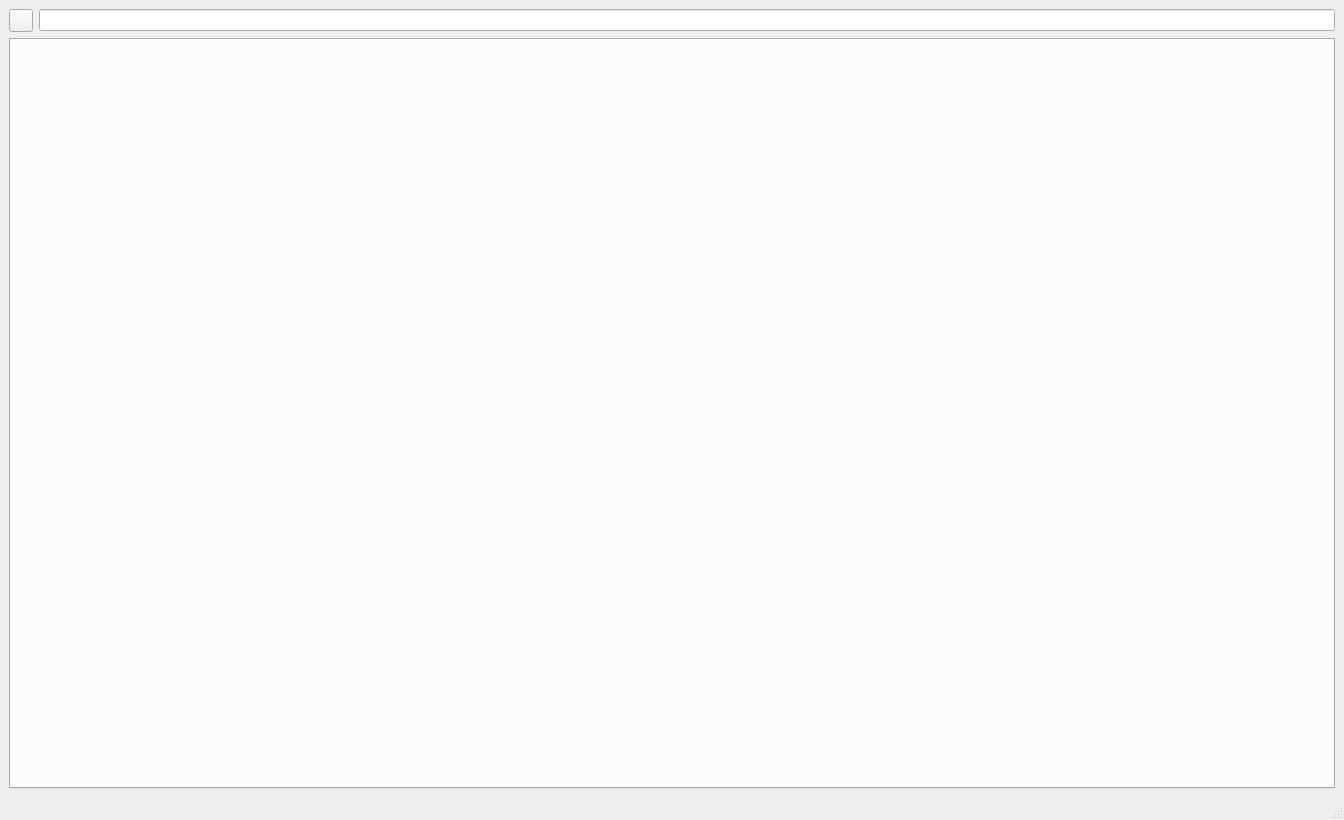
<?xml version="1.0" encoding="UTF-8"?>
<ui version="4.0">
 <class>WebHama::MainWindow</class>
 <widget class="QMainWindow" name="WebHama::MainWindow">
  <property name="geometry">
   <rect>
    <x>0</x>
    <y>0</y>
    <width>1344</width>
    <height>820</height>
   </rect>
  </property>
  <property name="windowTitle">
   <string>webhama</string>
  </property>
  <property name="unifiedTitleAndToolBarOnMac">
   <bool>true</bool>
  </property>
  <widget class="QWidget" name="centralwidget">
   <layout class="QVBoxLayout" name="verticalLayout">
    <item>
     <layout class="QHBoxLayout" name="horizontalLayout">
      <item>
       <widget class="QToolButton" name="m_back">
        <property name="text">
         <string/>
        </property>
        <property name="icon">
         <iconset resource="webhama.qrc">
          <normaloff>:/icon/icon/ic_arrow_back_black_24px.svg</normaloff>:/icon/icon/ic_arrow_back_black_24px.svg</iconset>
        </property>
       </widget>
      </item>
      <item>
       <widget class="QLineEdit" name="m_location"/>
      </item>
     </layout>
    </item>
    <item>
     <widget class="QTabWidget" name="m_tabs">
      <property name="tabShape">
       <enum>QTabWidget::Triangular</enum>
      </property>
      <property name="currentIndex">
       <number>-1</number>
      </property>
      <property name="tabsClosable">
       <bool>true</bool>
      </property>
      <property name="movable">
       <bool>true</bool>
      </property>
      <property name="tabBarAutoHide">
       <bool>true</bool>
      </property>
     </widget>
    </item>
   </layout>
   <zorder>m_tabs</zorder>
   <zorder></zorder>
  </widget>
  <widget class="QStatusBar" name="m_statusbar"/>
 </widget>
 <resources>
  <include location="webhama.qrc"/>
 </resources>
 <connections/>
 <slots>
  <slot>OnLoad(bool)</slot>
 </slots>
</ui>
